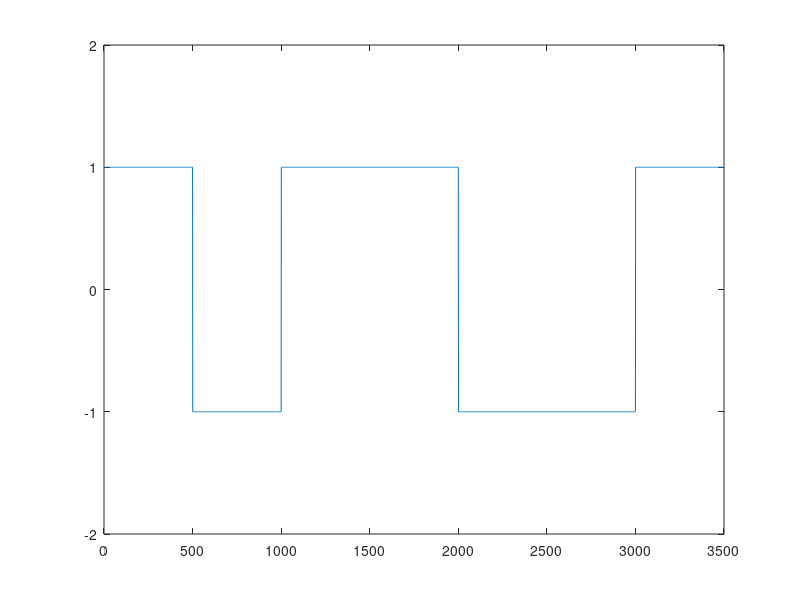

Here is the MATLAB script that generated this plot:
clc; clear all; close all;

x = [1 0 1 1 0 0 1];
xx = zeros(1, 5 * length(x));
v = 0;

for i = 1:length(x)
    if x(i)==0 
        v=-1;
    else
        v=1;
    end
  for j = 1:500
    xx((i - 1) * 500 + j) = v;
  end
end

plot(xx);
ylim([-2,2]);